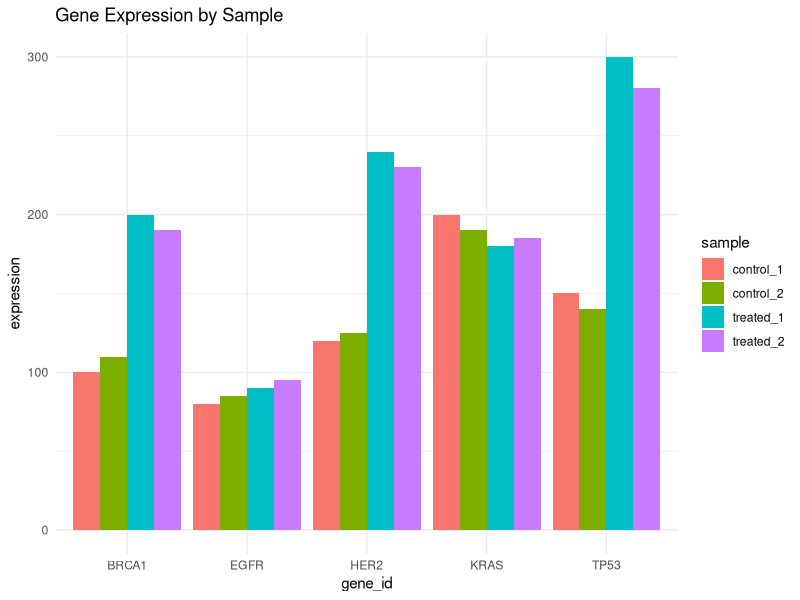

Recreate this plot in R.
## ---- chunk 1
knitr::opts_chunk$set(echo = TRUE)
## ---- chunk 2
# Install packages if not already installed
if (!require("tidyverse")) install.packages("tidyverse")

# Load the tidyverse (includes dplyr and tidyr)
library(tidyverse)
## ---- chunk 3
# Create a sample gene expression dataset
gene_data <- tibble(
  gene_id = c("BRCA1", "TP53", "EGFR", "KRAS", "HER2"),
  control_1 = c(100, 150, 80, 200, 120),
  control_2 = c(110, 140, 85, 190, 125),
  treated_1 = c(200, 300, 90, 180, 240),
  treated_2 = c(190, 280, 95, 185, 230),
  chromosome = c("17", "17", "7", "12", "17"),
  pathway = c("DNA repair", "Cell cycle", "Growth", "Signaling", "Growth")
)

# View the data
print(gene_data)
## ---- chunk 4
# Traditional nested syntax
mean(sqrt(abs(log(c(1:10)))))

# Same operation with pipes
c(1:10) %>%
  log() %>%
  abs() %>%
  sqrt() %>%
  mean()

# Example with our gene data
# Traditional syntax
head(arrange(filter(gene_data, chromosome == "17"), desc(control_1)))

# Same operation with pipes
gene_data %>%
  filter(chromosome == "17") %>%
  arrange(desc(control_1)) %>%
  head()
## ---- chunk 5
# Example of well-formatted piped operations
result <- gene_data %>%
  filter(chromosome == "17") %>%
  select(gene_id, control_1, treated_1) %>%
  mutate(fold_change = treated_1 / control_1) %>%
  arrange(desc(fold_change))

print("Well-formatted pipe example result:")
print(result)
## ---- chunk 6
# Select specific columns
gene_data %>%
  select(gene_id, control_1, treated_1)

# Select columns by pattern
gene_data %>%
  select(starts_with("control"))

# Remove columns
gene_data %>%
  select(-ends_with("2"))
## ---- chunk 7
# Filter genes on chromosome 17
gene_data %>%
  filter(chromosome == "17")

# Multiple conditions
gene_data %>%
  filter(chromosome == "17", 
         control_1 > 100)

# Complex conditions
gene_data %>%
  filter(pathway %in% c("Growth", "Signaling"))
## ---- chunk 8
# Calculate mean expression for controls and treated
gene_data %>%
  mutate(
    mean_control = (control_1 + control_2) / 2,
    mean_treated = (treated_1 + treated_2) / 2,
    fold_change = mean_treated / mean_control
  )

# Log transform expression values
gene_data %>%
  mutate(across(
    .cols = c(control_1, control_2, treated_1, treated_2),
    .fns = log2,
    .names = "log2_{.col}"
  ))
## ---- chunk 9
# Calculate mean expression per condition
gene_data %>%
  summarise(
    mean_control_1 = mean(control_1),
    mean_treated_1 = mean(treated_1),
    n_genes = n()
  )

# Group by pathway and summarize
gene_data %>%
  group_by(pathway) %>%
  summarise(
    n_genes = n(),
    mean_control = mean(control_1),
    mean_treated = mean(treated_1)
  )
## ---- chunk 10
# Convert to long format
gene_data_long <- gene_data %>%
  pivot_longer(
    cols = c(control_1, control_2, treated_1, treated_2),
    names_to = "sample",
    values_to = "expression"
  )

print("Long format (good for plotting and statistics):")
print(gene_data_long)

# Example of why long format is useful for plotting
library(ggplot2)
ggplot(gene_data_long, aes(x = gene_id, y = expression, fill = sample)) +
  geom_bar(stat = "identity", position = "dodge") +
  theme_minimal() +
  labs(title = "Gene Expression by Sample")

# Convert back to wide format
gene_data_wide <- gene_data_long %>%
  pivot_wider(
    names_from = sample,
    values_from = expression
  )

print("\nWide format (good for viewing all conditions at once):")
print(gene_data_wide)
## ---- chunk 11
# Add a column with gene info to split
gene_data_info <- gene_data %>%
  mutate(gene_info = paste(gene_id, chromosome, sep = "_chr"))

# Separate the gene_info column
gene_data_info %>%
  separate(gene_info, 
          into = c("gene", "chromosome"),
          sep = "_chr")

# Unite columns back together
gene_data_info %>%
  separate(gene_info, 
          into = c("gene", "chromosome"),
          sep = "_chr") %>%
  unite("gene_chr", gene, chromosome, sep = "_chr")
## ---- chunk 12
# Create a second dataset with gene annotations
gene_annotations <- tibble(
  gene_id = c("BRCA1", "TP53", "EGFR", "KRAS", "HER2", "PTEN"),
  full_name = c("Breast Cancer 1", "Tumor Protein 53", "Epidermal Growth Factor Receptor",
                "KRAS Proto-Oncogene", "Human Epidermal Growth Factor Receptor 2", 
                "Phosphatase and Tensin Homolog"),
  is_oncogene = c(FALSE, FALSE, TRUE, TRUE, TRUE, FALSE)
)

# Inner join - only keep genes present in both datasets
gene_data %>%
  inner_join(gene_annotations, by = "gene_id")

# Left join - keep all genes from gene_data
gene_data %>%
  left_join(gene_annotations, by = "gene_id")

# Full join - keep all genes from both datasets
gene_data %>%
  full_join(gene_annotations, by = "gene_id")
## ---- chunk 13
# Create two datasets with some overlapping genes
set1 <- gene_data %>% filter(chromosome == "17")
set2 <- gene_data %>% filter(pathway == "Growth")

# Union - combine unique rows
bind_rows(set1, set2) %>% distinct()

# Intersect - find common rows
inner_join(set1, set2, by = names(set1))

# Setdiff - find rows in set1 not in set2
anti_join(set1, set2, by = names(set1))
## ---- chunk 14
# Group by multiple columns
gene_data %>%
  group_by(chromosome, pathway) %>%
  summarise(
    n_genes = n(),
    mean_expression = mean(control_1),
    .groups = "drop"
  )

# Grouped mutations
gene_data %>%
  group_by(chromosome) %>%
  mutate(
    rel_expression = control_1 / mean(control_1),
    rank = min_rank(desc(control_1))
  ) %>%
  ungroup()
## ---- chunk 15
# Create a function to calculate fold change
calculate_fold_change <- function(treated, control) {
  if (any(control <= 0)) {
    warning("Control values should be positive")
    return(NA)
  }
  return(treated / control)
}

# Use the function with mutate
gene_data %>%
  mutate(
    fc_1 = calculate_fold_change(treated_1, control_1),
    fc_2 = calculate_fold_change(treated_2, control_2)
  )
## ---- chunk 16
# Function to filter and summarize expression data
analyze_expression <- function(data, chr = NULL, min_expression = 0) {
  # Start with the data
  result <- data
  
  # Filter by chromosome if specified
  if (!is.null(chr)) {
    result <- result %>% filter(chromosome == chr)
  }
  
  # Apply expression threshold
  result <- result %>%
    filter(control_1 > min_expression) %>%
    mutate(
      mean_control = (control_1 + control_2) / 2,
      mean_treated = (treated_1 + treated_2) / 2,
      fold_change = mean_treated / mean_control
    ) %>%
    select(gene_id, chromosome, pathway, mean_control, mean_treated, fold_change)
  
  return(result)
}

# Use the custom function
gene_data %>%
  analyze_expression(chr = "17", min_expression = 100)
## ---- chunk 17
# Function to perform standard analysis pipeline
standard_analysis <- function(data, group_col) {
  group_col <- enquo(group_col)  # Quote the grouping column
  
  data %>%
    group_by(!!group_col) %>%
    summarise(
      n_genes = n(),
      mean_expression = mean(control_1),
      up_regulated = sum(treated_1 > control_1),
      down_regulated = sum(treated_1 < control_1),
      .groups = "drop"
    ) %>%
    mutate(
      pct_up = up_regulated / n_genes * 100,
      pct_down = down_regulated / n_genes * 100
    )
}

# Use the pipeline function
gene_data %>%
  standard_analysis(pathway)
## ---- chunk 18
gene_data %>%
  filter(chromosome == "17") %>%
  mutate(
    mean_control = (control_1 + control_2) / 2,
    mean_treated = (treated_1 + treated_2) / 2,
    fold_change = mean_treated / mean_control
  ) %>%
  select(gene_id, fold_change)
## ---- chunk 19
# Convert to long format and summarize
gene_data %>%
  pivot_longer(
    cols = c(control_1, control_2, treated_1, treated_2),
    names_to = "sample",
    values_to = "expression"
  ) %>%
  group_by(gene_id, pathway) %>%
  summarise(
    mean_expression = mean(expression),
    .groups = "drop"
  )
## ---- chunk 20
# Create normalization function
normalize_expression <- function(x) {
  (x - mean(x)) / sd(x)
}

# Apply to data
gene_data %>%
  mutate(across(
    .cols = c(control_1, control_2, treated_1, treated_2),
    .fns = normalize_expression,
    .names = "norm_{.col}"
  )) %>%
  select(gene_id, starts_with("norm_"))
## ---- chunk 21
# This works (filter then summarize)
gene_data %>%
  filter(chromosome == "17") %>%
  summarise(mean_exp = mean(control_1))

# This fails (summarize then filter)
# gene_data %>%
#   summarise(mean_exp = mean(control_1)) %>%
#   filter(chromosome == "17")  # Error: object 'chromosome' not found
## ---- chunk 22
# Grouping remains until explicitly removed
grouped_data <- gene_data %>%
  group_by(pathway) %>%
  summarise(
    mean_control = mean(control_1),
    .groups = "drop"  # Explicitly remove grouping
  )
## ---- chunk 23
# Create data with NA
gene_data_na <- gene_data %>%
  mutate(control_1 = ifelse(gene_id == "BRCA1", NA, control_1))

# Handle NA values
gene_data_na %>%
  summarise(
    mean_with_na = mean(control_1),
    mean_without_na = mean(control_1, na.rm = TRUE)
  )
